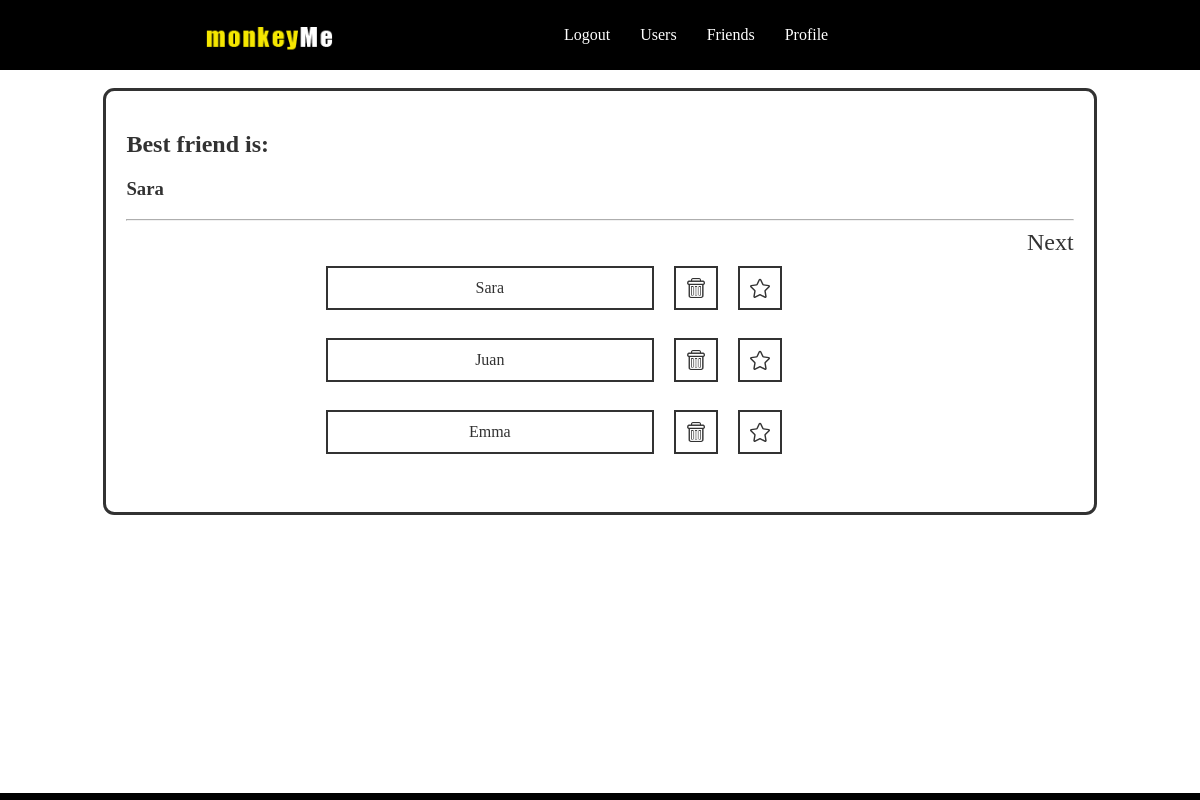
Screenshot of /friends (signed in) with the database file from the repository.
### models.py (models this page shows, shortened)
class bestFriends(db.Model):
	__tablename__ = "BestFriends"
	id = db.Column(db.Integer, primary_key=True)
	userIdA = db.Column(db.Integer, nullable=False)
	userIdB = db.Column(db.Integer, nullable=False)
	userNameA = db.Column(db.String, nullable=False)
	userNameB = db.Column(db.String, nullable=False)

class friendships(db.Model):
	__tablename__ = "Friendships"
	id = db.Column(db.Integer, primary_key=True)
	userIdA = db.Column(db.Integer, nullable=False)
	userIdB = db.Column(db.Integer, nullable=False)
	userNameA = db.Column(db.String, nullable=False)
	userNameB = db.Column(db.String, nullable=False)

### app.py (the view)
@app.route('/friendList<int:page>', methods=['GET', 'POST'])
@app.route('/friends')
def friendList(page=1):
  if not session.get('logged_in'):
                return render_template('login.html')
  else:
                userID = session['user_id']
                userList = friendships.query.filter((friendships.userIdA == userID) | (friendships.userIdB == userID)).paginate(page, 3, False)
                bestFriend = db.session.query(bestFriends).filter((bestFriends.userIdA == userID) | (bestFriends.userIdB == userID))
                return render_template('friends.html', userList=userList, bestFriend=bestFriend)

### templates/friends.html (shortened to what this page needs)
{% extends "layout.html" %}
{% block body %}
{% for best in bestFriend %}
		   <div>
		   		<h2>Best friend is:</h2>
	{% if best.userIdB == session.user_id %}
		   		<h3>{{ best.userNameA }}</h3>
		   </div>
		   <hr>
	{% else %}
				<h3>{{ best.userNameB }}</h3>
		   </div>
		   <hr>
	{% endif %}
{% endfor %}
<div id="pagination">
{% if userList.has_next %}
		<a href="{{ url_for('friendList', page=userList.next_num) }}">Next</a>
{% endif %}
</div>
<div id="innerContent">
{% if userList.items %}
	{% for friends in userList.items %}
		   		{% if friends.userIdB == session.user_id %}
				   	<div class="contentUsers">
				   		{{ friends.userNameA }}
				   	</div>
				   	<div class="contentButton">
				   		<a href="{{ url_for('removeFriend', friendshipToRemove=friends.id, userToRemove=friends.userIdA) }}">
				   			<img src="static/images/trashBlack.png" width="20px" height="20px" />
				   		</a>
				   	</div>
				   	<div class="contentButton">
					   	<a href="{{ url_for('addBestFriend', userToRequest=friends.userIdA, userToRequestName=friends.userNameA) }}">
					   		<img id="star" src="static/images/starBlack.svg" width="20px" height="20px" />
					   	</a>
				   	</div>
		   		{% else %}
				   	<div class="contentUsers">
				   		{{ friends.userNameB }}
				   	</div>
					<div class="contentButton">
						<a href="{{ url_for('removeFriend', friendshipToRemove=friends.id, userToRemove=friends.userIdB) }}">
							<img src="static/images/trashBlack.png" width="20px" height="20px" />
						</a>
				 	</div>
					<div class="contentButton">
						<a href="{{ url_for('addBestFriend', userToRequest=friends.userIdB, userToRequestName=friends.userNameB) }}">
							<img id="star" src="static/images/starBlack.svg" width="20px" height="20px" />
						</a>
					</div>
				{% endif %}
		  			<br><br><br><br>
    {% endfor %}{% else %}<div>No users</div>
{% endif %}
</div>
  {% endblock %}

### static/css/style.css (style rules this page uses)
#pagination a:link { color: black; text-decoration: none ; font-size: 1.5em; }
#pagination { float :right; clear:both; }
.contentButton { height:40px; width:40px; border:2px solid black; float:left; vertical-align:middle; text-align:center; line-height: 50px; margin: 10px; }
.contentUsers { height:40px; width:38%; border:2px solid black; float:left; vertical-align: middle; text-align:center; line-height: 40px; margin: 10px; }
#innerContent { width:90%; margin:0 auto; padding-left: 20% }

### rows the page displays
bestFriends: userNameB "Sara"
friendships: userNameA "Sara"
friendships: userNameB "Juan"
friendships: userNameB "Emma"
